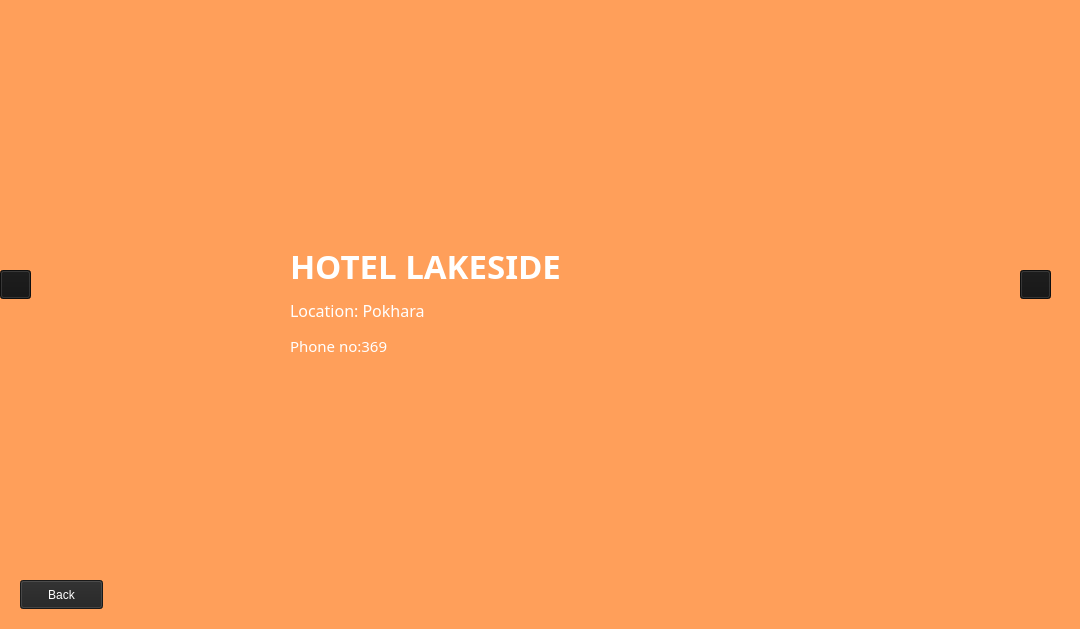
<?xml version="1.0" encoding="UTF-8"?>
<ui version="4.0">
 <class>Info</class>
 <widget class="QMainWindow" name="Info">
  <property name="geometry">
   <rect>
    <x>0</x>
    <y>0</y>
    <width>1080</width>
    <height>629</height>
   </rect>
  </property>
  <property name="windowTitle">
   <string> Info</string>
  </property>
  <widget class="QWidget" name="centralwidget">
   <property name="styleSheet">
    <string notr="true"/>
   </property>
   <widget class="QLabel" name="label">
    <property name="geometry">
     <rect>
      <x>-60</x>
      <y>-10</y>
      <width>1150</width>
      <height>689</height>
     </rect>
    </property>
    <property name="styleSheet">
     <string notr="true">background-color: rgb(255, 159, 90);</string>
    </property>
    <property name="text">
     <string/>
    </property>
    <property name="scaledContents">
     <bool>false</bool>
    </property>
   </widget>
   <widget class="QLabel" name="label_2">
    <property name="geometry">
     <rect>
      <x>290</x>
      <y>240</y>
      <width>491</width>
      <height>51</height>
     </rect>
    </property>
    <property name="font">
     <font>
      <family>Castellar</family>
      <pointsize>25</pointsize>
      <bold>true</bold>
     </font>
    </property>
    <property name="autoFillBackground">
     <bool>false</bool>
    </property>
    <property name="styleSheet">
     <string notr="true">color: rgb(255, 255, 255);

</string>
    </property>
    <property name="text">
     <string>HOTEL LAKESIDE</string>
    </property>
   </widget>
   <widget class="QPushButton" name="pushButton">
    <property name="geometry">
     <rect>
      <x>1020</x>
      <y>270</y>
      <width>31</width>
      <height>29</height>
     </rect>
    </property>
    <property name="styleSheet">
     <string notr="true">background-color: rgb(20, 20, 20);</string>
    </property>
    <property name="text">
     <string/>
    </property>
    <property name="icon">
     <iconset theme="QIcon::ThemeIcon::GoNext"/>
    </property>
   </widget>
   <widget class="QPushButton" name="pushButton_2">
    <property name="geometry">
     <rect>
      <x>0</x>
      <y>270</y>
      <width>31</width>
      <height>29</height>
     </rect>
    </property>
    <property name="styleSheet">
     <string notr="true">background-color: rgb(20, 20, 20);</string>
    </property>
    <property name="text">
     <string/>
    </property>
    <property name="icon">
     <iconset theme="QIcon::ThemeIcon::GoPrevious"/>
    </property>
   </widget>
   <widget class="QLabel" name="label_4">
    <property name="geometry">
     <rect>
      <x>290</x>
      <y>300</y>
      <width>481</width>
      <height>20</height>
     </rect>
    </property>
    <property name="font">
     <font>
      <family>Footlight MT Light</family>
      <pointsize>12</pointsize>
     </font>
    </property>
    <property name="styleSheet">
     <string notr="true">color: rgb(255, 255, 255);</string>
    </property>
    <property name="text">
     <string>Location: Pokhara</string>
    </property>
   </widget>
   <widget class="QPushButton" name="pushButton_3">
    <property name="geometry">
     <rect>
      <x>20</x>
      <y>580</y>
      <width>83</width>
      <height>29</height>
     </rect>
    </property>
    <property name="cursor">
     <cursorShape>PointingHandCursor</cursorShape>
    </property>
    <property name="styleSheet">
     <string notr="true">color: rgb(255, 255, 255);
background-color: rgb(35, 35, 35);</string>
    </property>
    <property name="text">
     <string>Back</string>
    </property>
   </widget>
   <widget class="QLabel" name="label_3">
    <property name="geometry">
     <rect>
      <x>290</x>
      <y>330</y>
      <width>231</width>
      <height>31</height>
     </rect>
    </property>
    <property name="font">
     <font>
      <family>Castellar</family>
      <pointsize>11</pointsize>
     </font>
    </property>
    <property name="styleSheet">
     <string notr="true">color: rgb(255, 255, 255);</string>
    </property>
    <property name="text">
     <string>Phone no:369</string>
    </property>
   </widget>
   <zorder>label</zorder>
   <zorder>pushButton</zorder>
   <zorder>pushButton_2</zorder>
   <zorder>label_2</zorder>
   <zorder>label_4</zorder>
   <zorder>pushButton_3</zorder>
   <zorder>label_3</zorder>
  </widget>
 </widget>
 <resources/>
 <connections/>
</ui>
